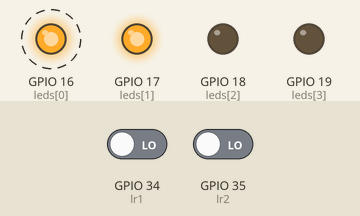
The program below on a simulated ESP32 board running MicroPython. On the bench: output pins drawn as LEDs (lit = HIGH). Dashed ring = blinking. The inputs (shaded band) are chosen by the test bench; at power-on: GPIO 34 (lr1) LOW, GPIO 35 (lr2) LOW.

Above: at 1.2 s.
1.3 s: GPIO 34 (lr1) driven HIGH
At 3.45 s:
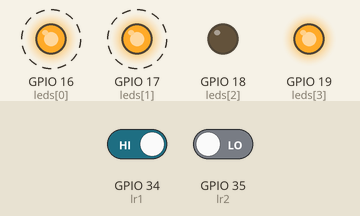
4.8 s: GPIO 35 (lr2) driven HIGH
8.3 s: GPIO 35 (lr2) driven LOW
At 14.6 s:
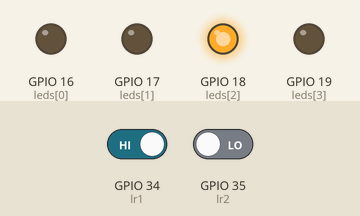
15.3 s: GPIO 34 (lr1) driven LOW
At 20.85 s:
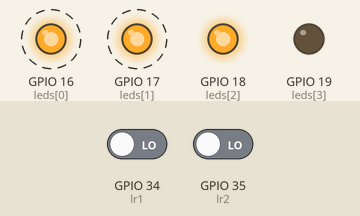
Timing chart, 0 to 22.0 s (numbered marks = the images above; inputs shaded):
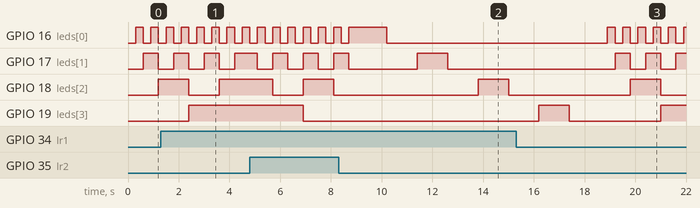

The program:

lab2_5.py
```python
from machine import Pin
import time

lr1 = Pin(34, Pin.IN)
lr2 = Pin(35, Pin.IN)

pins = [16, 17, 18, 19]
leds = [Pin(p, Pin.OUT) for p in pins]
delay = 300

def show_pattern(value):
    for bit in range(4):
        bit_value = (value >> bit) & 1
        leds[bit].value(bit_value)

def run_led(led, delay):
    for i in range(len(leds)):
        led.on()
        time.sleep_ms(delay)

    for i in range(len(leds)):
        led.off()
        time.sleep_ms(delay)

def blink(led, delay):
    for i in range(len(leds)):
        led.on()

while True:
    if lr1.value() == 1 and lr2.value() == 1:
        for i in range(len(leds)):
            blink(leds[i], delay)

    elif lr1.value() == 1 and lr2.value() == 0:
        for i in range(len(leds)):
            run_led(leds[i], delay)

    elif lr1.value() == 0 and lr2.value() == 1:
        for i in range(len(leds) -1, -1, -1):
            run_led(leds[i], delay)

    else:
        for v in range(0, 16):
            show_pattern(v)
            time.sleep_ms(delay)

        for v in range(14, 0, -1):
            show_pattern(v)
            time.sleep_ms(delay)
```

Measured:
- after the input at 8.3 s, GPIO 18 (leds[2]): LOW → HIGH after 5.5 s instead of 0.70 s; GPIO 19 (leds[3]): stays LOW (without the input it goes to HIGH after 0.70 s)
- after the input at 15.3 s, GPIO 18 (leds[2]): LOW → HIGH after 4.5 s, → LOW 1.2 s later
